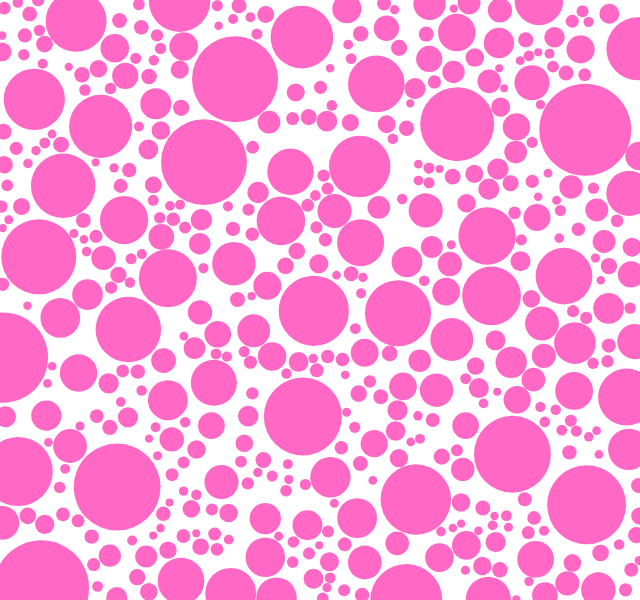
Frame 1 (no input)
Frame 60 (no input): identical to frame 1, image omitted
Frame 120 (the mouse pressed at the canvas centre since frame 60): identical to frame 1, image omitted

The p5.js sketch that drew this single still picture (run headless with seeded random() and noise() and a simulated clock; from frame 60 on, the mouse is pressed at the canvas centre):

// p5.js sketch
// ── sketch.js
//no overlap

var circles = [];
var r = 48;


function setup() {
	createCanvas(640, 600);
	ellipseMode(CENTER);
	var counter =0;
	var protection= 20000;
	//espera a que tenga 30 elementos el vector
	while (circles.length <1000)
	{
		if (counter>protection){
			print(counter, circles.length );
			break};
		counter++;
		print(circles.length);

		var circle = {
			x: random(width),
			y: random(height),
			r: random(8,96),
		}
		//circles.push(circle);
		var overlapping = false;

		for (var j = 0; j < circles.length ; j++) {

			var other = circles[j];
			var d = dist(circle.x, circle.y, other.x, other.y);


			if (d < (circle.r + other.r)/2) {
				//overlapping
				overlapping = true;
				break;

			}
		}


		//var v = createVector(circle.x, circle.y);



		if (!overlapping) {
			circles.push(circle);
			
		}
	}

	for (var i = 0; i < circles.length; i++) {
		fill(255, 0, 156, 150);
		noStroke();
		ellipse(circles[i].x, circles[i].y, circles[i].r);
	}

}



function draw() {

}
